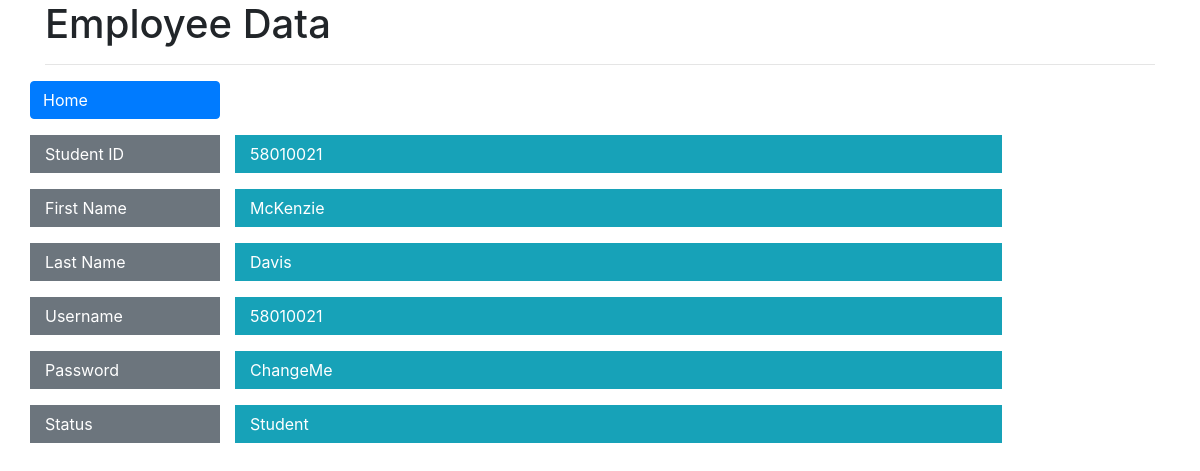
Screenshot of /view_student_user.php?stdid=58010021 with the database file from the repository.
### tables this page shows
CREATE TABLE `students` (
  `Student_ID` int(8) NOT NULL,
  `Firstname` varchar(40) NOT NULL,
  `Lastname` varchar(40) NOT NULL,
  `Username` varchar(40) NOT NULL,
  `Password` varchar(20) NOT NULL,
  `Status` varchar(20) NOT NULL
);

### view_student_user.php (the view, shortened to what this page needs)
<!DOCTYPE html>
<html>
<head>
	<link rel="stylesheet" href="https://cdn.jsdelivr.net/npm/bootstrap@4.5.3/dis
	t/css/bootstrap.min.css" integrity="sha384-
	TX8t27EcRE3e/ihU7zmQxVncDAy5uIKz4rEkgIXeMed4M0jlfIDPvg6uqKI2xXr2" crossorigin="an
	onymous">
</head>
<body>
	<?php
	require_once "dbconnect.php";
	$std_id = $_GET['stdid'];
	$sql = "SELECT * FROM students WHERE Student_ID = $std_id";
	$result = mysqli_query($conn, $sql);
	?>
	<?php
	while ($row = mysqli_fetch_assoc($result)) {
		$std_id = $row["Student_ID"];
		$fname = $row["Firstname"];
		$lname = $row["Lastname"];
        $user = $row["Username"];
        $pass = $row["Password"];
		$status = $row["Status"];
	}
	?>
	<div class="container">
		<h1>Employee Data</h1>
		<hr>
		<div class="form-group row">
			<a class="col-sm-2 btn-primary btn btn-block text-left" href="student_info.php">Home</a>
			<div class="col-sm-10"></div>
		</div>
		<div class="form-group row">
			<label class="col-sm-2 col-form-label bg-secondary text-white">Student ID</label>
			<div class="col-sm-10">
				<label class="col-sm-10 col-form-label bg-info text-white"><?= $std_id ?></label>
			</div>
		</div>
		<div class="form-group row">
			<label class="col-sm-2 col-form-label bg-secondary text-white">First Name</label>
			<div class="col-sm-10">
				<label class="col-sm-10 col-form-label bg-info text-white"><?= $fname ?></label>
			</div>
		</div>
		<div class="form-group row">
			<label class="col-sm-2 col-form-label bg-secondary text-white">Last Name</label>
			<div class="col-sm-10">
				<label class="col-sm-10 col-form-label bg-info text-white"><?= $lname ?></label>
			</div>
        </div>
        <div class="form-group row">
			<label class="col-sm-2 col-form-label bg-secondary text-white">Username</label>
			<div class="col-sm-10">
				<label class="col-sm-10 col-form-label bg-info text-white"><?= $user ?></label>
			</div>
        </div>
        <div class="form-group row">
			<label class="col-sm-2 col-form-label bg-secondary text-white">Password</label>
			<div class="col-sm-10">
				<label class="col-sm-10 col-form-label bg-info text-white"><?= $pass ?></label>
			</div>
        </div>
		<div class="form-group row">
			<label class="col-sm-2 col-form-label bg-secondary text-white">Status</label>
			<div class="col-sm-10">
				<label class="col-sm-10 col-form-label bg-info text-white"><?= $status ?></label>
			</div>
		</div>
	</div>
</body>
</html>

### rows the page displays
students: Student_ID "58010021", Firstname "McKenzie", Lastname "Davis", Username "58010021", Password "ChangeMe", Status "Student"
